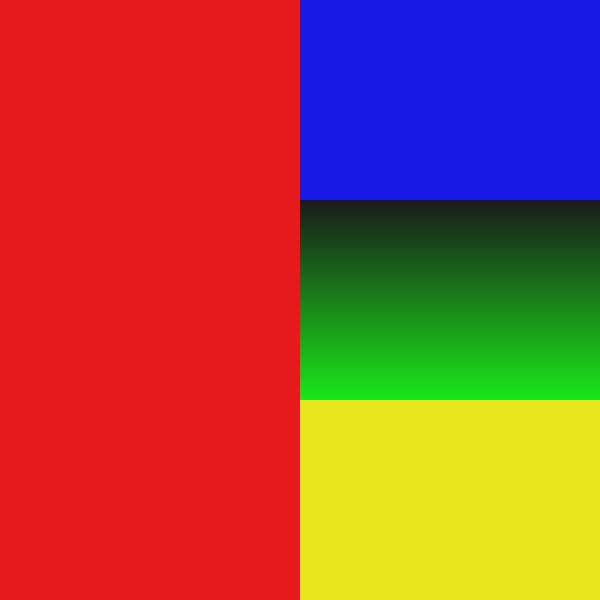
%> input picture strip_gt.png, 600 x 600 px; the run also reads 1 picture not shown here
$ octave run_l0_gradient.m   (GNU Octave 9; MATLAB toolbox functions it lacks are replaced by stand-ins)
%> lines starting %> are read from the running program, lines starting %| are printed output that depends on the picture; in (x1, y1, x2, y2) boxes, pixels count from 0 and x2, y2 are one past the last pixel; in counts of white or black regions, pixels touching at a corner belong together; the program's own positions count from 1
clc;
clear;
close all;

% loading images
I0 = im2double(imread('strip_gt.png'));      % Ground truth
I  = im2double(imread('strip_noise.png'));   % Noisy input
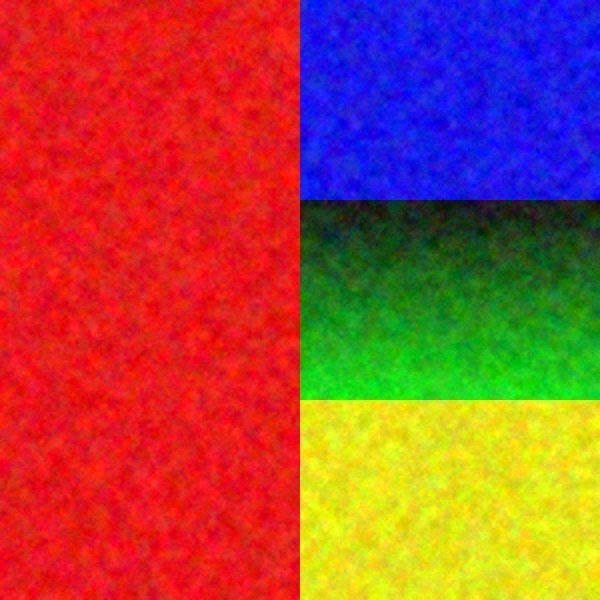
%> I: size 600x600x3 double; mean R, G, B 0.634, 0.301, 0.233

[N,M,D] = size(I);
%> N = 600; M = 600; D = 3
sizeI2D = [N M];
%> sizeI2D = [600 600]

% Gradient operators (1st order)
Dx = [1 -1]/2;
Dy = Dx';
otfDx = psf2otf(Dx, sizeI2D);
otfDy = psf2otf(Dy, sizeI2D);
Denormin = abs(otfDx).^2 + abs(otfDy).^2;
if D > 1
    Denormin = repmat(Denormin,[1 1 D]);
end

% parameters
beta = 0.02;
lambda = 10 * beta;
lambda_max = 1e8;
kappa = 1.2;
iter_max = 500;

% initialize
S = I;
Normin0 = fft2(S);
iter = 1;

% L0 Gradient Optimization Loop
while lambda <= lambda_max && iter <= iter_max
    % First-order gradients
    gx = imfilter(S, Dx, 'circular');
    gy = imfilter(S, Dy, 'circular');
    % L0 thresholding on gradients
    if D == 1
        mask = (gx.^2 + gy.^2) < beta/lambda;
    else
        mask = sum(gx.^2 + gy.^2,3) < beta/lambda;
        mask = repmat(mask,[1 1 D]);
    end
    gx(mask)=0;
    gy(mask)=0;
    % Divergence
    Normin = circshift(imfilter(gx, Dx(end:-1:1),'circular'),[0 1]) + ...
             circshift(imfilter(gy, Dy(end:-1:1),'circular'),[1 0]);
    % FFT solution
    FS = (Normin0 + lambda*fft2(Normin)) ./ (1 + lambda*Denormin);
    S  = real(ifft2(FS));
    lambda = kappa * lambda;
    iter = iter + 1;
end
%> this loop made 110 passes
%> pass 1, `gx = imfilter(S, Dx, 'circular');`:
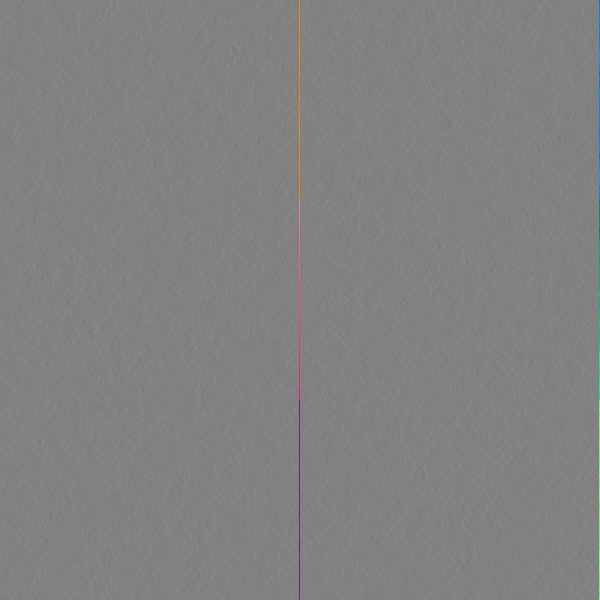
%> gx: size 600x600x3 double; mean R, G, B -2.28e-20, -3.55e-21, -1.97e-21; drawn with min black and max white
%> pass 1, `mask = sum(gx.^2 + gy.^2,3) < beta/lambda;`:
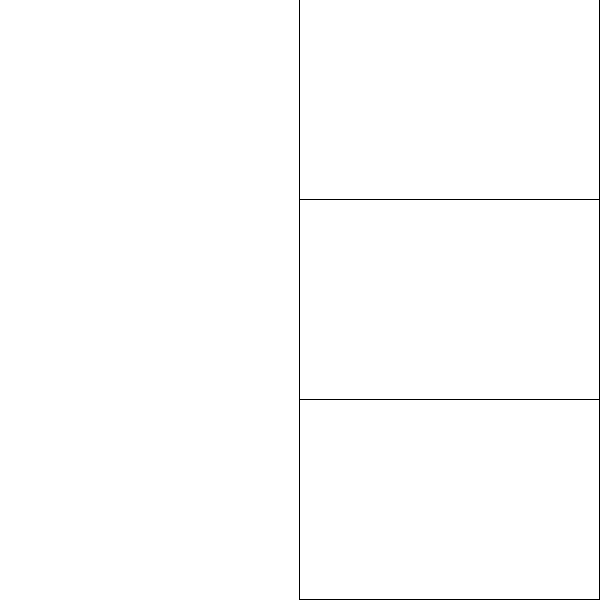
%> mask: size 600x600 logical; 99.4% white; black in thin lines or dots, all inside (x1, y1, x2, y2) = (299, 0, 600, 600)
%> after the loop:
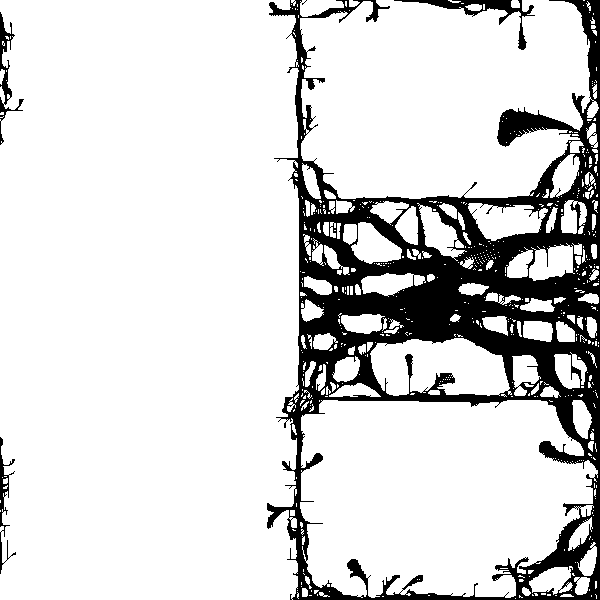
%> mask: size 600x600x3 logical; 84.9% white; 5 black regions (1 under 20 px), largest, box (x1, y1, x2, y2) and area: (267, 0, 600, 600) 52274, (394, 0, 535, 50) 1089, (0, 12, 24, 145) 664, (0, 437, 16, 574) 496
%> after the loop, iter = 111; lambda = 102557413.9

% saving output
imwrite(S,'output/strip_l0_gradient_res.png');
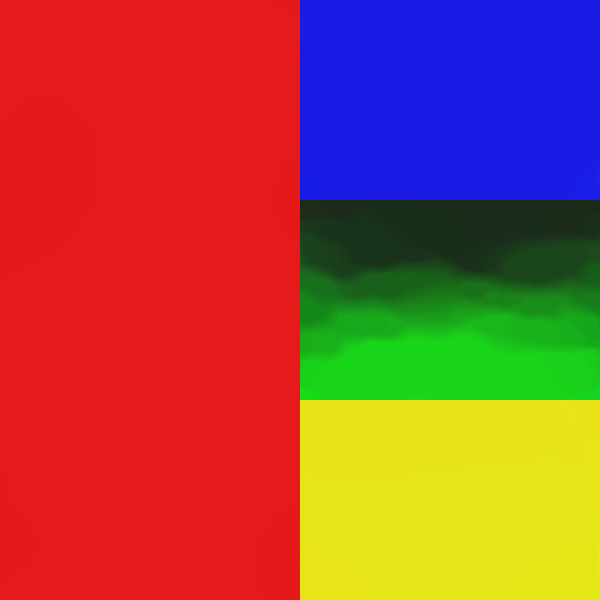
%> saved as strip_l0_gradient_res.png: size 600x600x3 uint8; mean R, G, B 161.8, 76.9, 59.4
fprintf('L0 gradient smoothing completed.\n');
